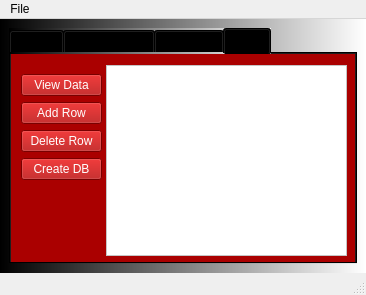
<?xml version="1.0" encoding="UTF-8"?>
<ui version="4.0">
 <class>MainWindow</class>
 <widget class="QMainWindow" name="MainWindow">
  <property name="geometry">
   <rect>
    <x>0</x>
    <y>0</y>
    <width>366</width>
    <height>295</height>
   </rect>
  </property>
  <property name="windowTitle">
   <string>MainWindow</string>
  </property>
  <widget class="QWidget" name="centralwidget">
   <property name="styleSheet">
    <string notr="true">background-color: qlineargradient(spread:pad, x1:0, y1:0, x2:1, y2:0, stop:0 rgba(0, 0, 0, 255), stop:1 rgba(255, 255, 255, 255));</string>
   </property>
   <layout class="QVBoxLayout" name="verticalLayout">
    <item>
     <widget class="QTabWidget" name="tabWidget">
      <property name="styleSheet">
       <string notr="true">background-color: qlineargradient(spread:pad, x1:0, y1:0, x2:1, y2:0, stop:0 rgba(0, 0, 0, 255), stop:1 rgba(255, 255, 255, 255));</string>
      </property>
      <property name="currentIndex">
       <number>3</number>
      </property>
      <widget class="QWidget" name="tab">
       <property name="styleSheet">
        <string notr="true">QWidget{
background-color: rgb(0, 0, 255);
}

QPushButton{
background-color: rgb(255, 255, 255);
}

QPushButton#pushButton_set_label{
background-color: rgb(255, 0, 255);
}
</string>
       </property>
       <attribute name="title">
        <string>Label</string>
       </attribute>
       <widget class="QWidget" name="verticalLayoutWidget">
        <property name="geometry">
         <rect>
          <x>0</x>
          <y>0</y>
          <width>341</width>
          <height>201</height>
         </rect>
        </property>
        <layout class="QVBoxLayout" name="verticalLayout_2">
         <item>
          <widget class="QLabel" name="label">
           <property name="font">
            <font>
             <pointsize>18</pointsize>
            </font>
           </property>
           <property name="text">
            <string>TextLabel</string>
           </property>
           <property name="alignment">
            <set>Qt::AlignCenter</set>
           </property>
          </widget>
         </item>
         <item>
          <layout class="QHBoxLayout" name="horizontalLayout">
           <item>
            <widget class="QPushButton" name="pushButton_clear">
             <property name="text">
              <string>Clear label</string>
             </property>
            </widget>
           </item>
           <item>
            <widget class="QPushButton" name="pushButton_set_label">
             <property name="text">
              <string>Set label</string>
             </property>
            </widget>
           </item>
          </layout>
         </item>
        </layout>
       </widget>
      </widget>
      <widget class="QWidget" name="tab_2">
       <property name="autoFillBackground">
        <bool>false</bool>
       </property>
       <attribute name="title">
        <string>Conversions</string>
       </attribute>
       <widget class="QPushButton" name="pushButton_convert">
        <property name="geometry">
         <rect>
          <x>260</x>
          <y>180</y>
          <width>75</width>
          <height>23</height>
         </rect>
        </property>
        <property name="styleSheet">
         <string notr="true">background-color: rgb(0, 170, 255);</string>
        </property>
        <property name="text">
         <string>Convert</string>
        </property>
       </widget>
       <widget class="QGroupBox" name="groupBox">
        <property name="geometry">
         <rect>
          <x>10</x>
          <y>69</y>
          <width>321</width>
          <height>101</height>
         </rect>
        </property>
        <property name="styleSheet">
         <string notr="true">background-color: rgb(255, 255, 255);</string>
        </property>
        <property name="title">
         <string>UI and PY conversions</string>
        </property>
        <widget class="QWidget" name="horizontalLayoutWidget">
         <property name="geometry">
          <rect>
           <x>0</x>
           <y>50</y>
           <width>321</width>
           <height>51</height>
          </rect>
         </property>
         <layout class="QHBoxLayout" name="horizontalLayout_2">
          <item>
           <widget class="QLabel" name="label_convert">
            <property name="text">
             <string>&lt;click radio button&gt;</string>
            </property>
           </widget>
          </item>
          <item>
           <widget class="QLineEdit" name="lineEdit"/>
          </item>
          <item>
           <widget class="QToolButton" name="toolButton">
            <property name="text">
             <string>...</string>
            </property>
           </widget>
          </item>
         </layout>
        </widget>
        <widget class="QRadioButton" name="radioButton_ui">
         <property name="geometry">
          <rect>
           <x>10</x>
           <y>20</y>
           <width>82</width>
           <height>17</height>
          </rect>
         </property>
         <property name="text">
          <string>UI to PY</string>
         </property>
        </widget>
        <widget class="QRadioButton" name="radioButton_exe">
         <property name="geometry">
          <rect>
           <x>120</x>
           <y>20</y>
           <width>82</width>
           <height>17</height>
          </rect>
         </property>
         <property name="text">
          <string>PY to EXE</string>
         </property>
        </widget>
       </widget>
      </widget>
      <widget class="QWidget" name="tab_3_network">
       <property name="styleSheet">
        <string notr="true"/>
       </property>
       <attribute name="title">
        <string>Network</string>
       </attribute>
       <widget class="QGroupBox" name="groupBox_2_client1">
        <property name="geometry">
         <rect>
          <x>10</x>
          <y>10</y>
          <width>121</width>
          <height>191</height>
         </rect>
        </property>
        <property name="styleSheet">
         <string notr="true">background-color: rgb(255, 255, 255);</string>
        </property>
        <property name="title">
         <string>TCP Client</string>
        </property>
        <widget class="QWidget" name="verticalLayoutWidget_2">
         <property name="geometry">
          <rect>
           <x>10</x>
           <y>19</y>
           <width>101</width>
           <height>161</height>
          </rect>
         </property>
         <layout class="QVBoxLayout" name="verticalLayout_4">
          <item>
           <widget class="QTextEdit" name="textEdit_client1"/>
          </item>
          <item>
           <widget class="QLineEdit" name="lineEdit_client1"/>
          </item>
          <item>
           <widget class="QPushButton" name="pushButton_client1_send">
            <property name="styleSheet">
             <string notr="true">background-color: rgb(255, 0, 0);
color: rgb(255, 255, 255);
</string>
            </property>
            <property name="text">
             <string>Connect to Server</string>
            </property>
           </widget>
          </item>
         </layout>
        </widget>
       </widget>
       <widget class="QGroupBox" name="groupBox_3_client2">
        <property name="geometry">
         <rect>
          <x>140</x>
          <y>10</y>
          <width>121</width>
          <height>191</height>
         </rect>
        </property>
        <property name="styleSheet">
         <string notr="true">background-color: rgb(255, 255, 255);</string>
        </property>
        <property name="title">
         <string>TCP Client</string>
        </property>
        <widget class="QWidget" name="verticalLayoutWidget_3">
         <property name="geometry">
          <rect>
           <x>10</x>
           <y>19</y>
           <width>101</width>
           <height>161</height>
          </rect>
         </property>
         <layout class="QVBoxLayout" name="verticalLayout_5">
          <item>
           <widget class="QTextEdit" name="textEdit_client2"/>
          </item>
          <item>
           <widget class="QLineEdit" name="lineEdit_client2"/>
          </item>
          <item>
           <widget class="QPushButton" name="pushButton_client2_send">
            <property name="styleSheet">
             <string notr="true">background-color: rgb(0, 0, 255);
color: rgb(255, 255, 255);</string>
            </property>
            <property name="text">
             <string>Connect to Server</string>
            </property>
           </widget>
          </item>
         </layout>
        </widget>
       </widget>
       <widget class="QGroupBox" name="groupBox_4_server">
        <property name="geometry">
         <rect>
          <x>270</x>
          <y>100</y>
          <width>61</width>
          <height>101</height>
         </rect>
        </property>
        <property name="styleSheet">
         <string notr="true">background-color: qlineargradient(spread:pad, x1:0, y1:0, x2:1, y2:0, stop:0 rgba(255, 178, 102, 255), stop:0.55 rgba(235, 148, 61, 255), stop:0.98 rgba(0, 0, 0, 255), stop:1 rgba(0, 0, 0, 0));</string>
        </property>
        <property name="title">
         <string>Server</string>
        </property>
        <widget class="QLabel" name="label_2">
         <property name="geometry">
          <rect>
           <x>10</x>
           <y>20</y>
           <width>47</width>
           <height>13</height>
          </rect>
         </property>
         <property name="text">
          <string>Port:</string>
         </property>
        </widget>
        <widget class="QLineEdit" name="lineEdit_4_port_number">
         <property name="geometry">
          <rect>
           <x>10</x>
           <y>40</y>
           <width>41</width>
           <height>20</height>
          </rect>
         </property>
         <property name="styleSheet">
          <string notr="true">background-color: rgb(255, 255, 255);</string>
         </property>
         <property name="text">
          <string>12345</string>
         </property>
        </widget>
        <widget class="QPushButton" name="pushButton_3_start">
         <property name="geometry">
          <rect>
           <x>10</x>
           <y>70</y>
           <width>41</width>
           <height>23</height>
          </rect>
         </property>
         <property name="styleSheet">
          <string notr="true">background-color: rgb(0, 0, 0);
color: rgb(255, 255, 255);
</string>
         </property>
         <property name="text">
          <string>Start</string>
         </property>
        </widget>
       </widget>
      </widget>
      <widget class="QWidget" name="tab_4_SQL">
       <property name="styleSheet">
        <string notr="true">background-color: rgb(170, 0, 0);
color: rgb(255, 255, 255);</string>
       </property>
       <attribute name="title">
        <string>SQL</string>
       </attribute>
       <widget class="QTableView" name="tableView">
        <property name="geometry">
         <rect>
          <x>95</x>
          <y>11</y>
          <width>241</width>
          <height>191</height>
         </rect>
        </property>
        <property name="styleSheet">
         <string notr="true">background-color: rgb(255, 255, 255);</string>
        </property>
       </widget>
       <widget class="QWidget" name="verticalLayoutWidget_4">
        <property name="geometry">
         <rect>
          <x>10</x>
          <y>20</y>
          <width>81</width>
          <height>171</height>
         </rect>
        </property>
        <layout class="QVBoxLayout" name="verticalLayout_3">
         <item>
          <widget class="QPushButton" name="button_SQL_view_data">
           <property name="text">
            <string>View Data</string>
           </property>
          </widget>
         </item>
         <item>
          <widget class="QPushButton" name="button_SQL_add">
           <property name="text">
            <string>Add Row</string>
           </property>
          </widget>
         </item>
         <item>
          <widget class="QPushButton" name="button_SQL_delete">
           <property name="text">
            <string>Delete Row</string>
           </property>
          </widget>
         </item>
         <item>
          <widget class="QPushButton" name="button_SQL_create_db">
           <property name="text">
            <string>Create DB</string>
           </property>
          </widget>
         </item>
         <item>
          <spacer name="verticalSpacer">
           <property name="orientation">
            <enum>Qt::Vertical</enum>
           </property>
           <property name="sizeHint" stdset="0">
            <size>
             <width>20</width>
             <height>40</height>
            </size>
           </property>
          </spacer>
         </item>
        </layout>
       </widget>
      </widget>
     </widget>
    </item>
   </layout>
  </widget>
  <widget class="QMenuBar" name="menubar">
   <property name="geometry">
    <rect>
     <x>0</x>
     <y>0</y>
     <width>366</width>
     <height>21</height>
    </rect>
   </property>
   <widget class="QMenu" name="menuFile">
    <property name="title">
     <string>File</string>
    </property>
    <addaction name="actionNew"/>
    <addaction name="separator"/>
    <addaction name="actionExit"/>
   </widget>
   <addaction name="menuFile"/>
  </widget>
  <widget class="QStatusBar" name="statusbar">
   <property name="statusTip">
    <string>Statusbar</string>
   </property>
  </widget>
  <action name="actionNew">
   <property name="icon">
    <iconset>
     <normaloff>../icons/new_icon.png</normaloff>../icons/new_icon.png</iconset>
   </property>
   <property name="text">
    <string>New</string>
   </property>
   <property name="statusTip">
    <string>New File</string>
   </property>
  </action>
  <action name="actionExit">
   <property name="icon">
    <iconset>
     <normaloff>../icons/exit_icon.png</normaloff>../icons/exit_icon.png</iconset>
   </property>
   <property name="text">
    <string>Exit</string>
   </property>
  </action>
 </widget>
 <resources/>
 <connections/>
 <slots>
  <slot>slot1()</slot>
 </slots>
</ui>
